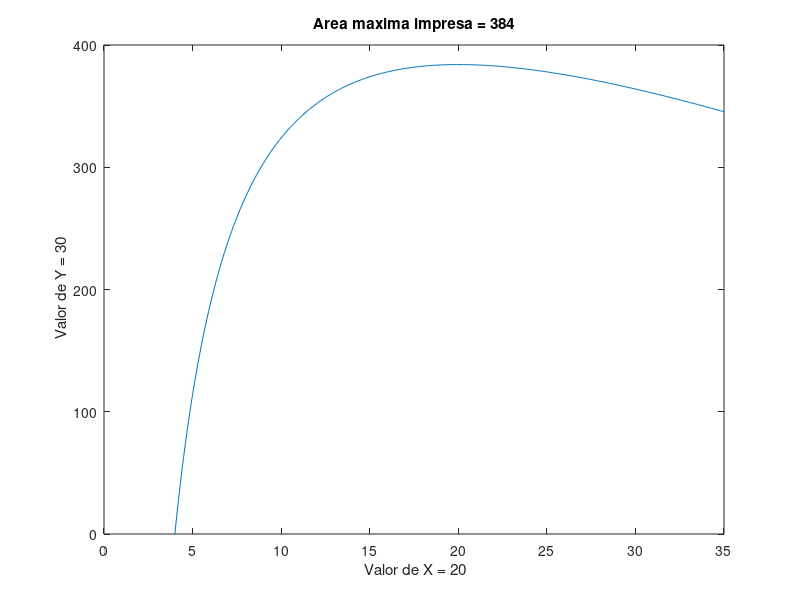

Write the MATLAB code that produced this figure.
% Octave Script 
% Title          :Funcion mayor area posible 
% Descripcion    :Script para resolver la funcion de la mayor area impresa
%                 posible de un libro 
% Author         :Hector Daniel Marmoleo Garcia 
%                :
%                :
% Date           :20211013
% Version        :1
% Usage          :octave> cd /path/
%                :octave> FuncionLibro
% Notes          :Requiere aplicacion octave

% Limpiar varibles 
clear
% Titulo
disp ('PROBLEMA NUMERO 7.- "El libro"');

% Ejemplo de mayor area impresa posible 
% Rango de 4..35 en i= 0.1
x = 4:0.1:35;

% Valor de la funcion
ax = @(x) (-6.*x) + (624) - (2400./(x));

% Funcion a plotear 
ax = (-6.*x)+ 624 - (2400./(x));

% Funcion para determinar valor maximo 
resr = max(ax);

% Calcular el valor x 
% Para esto decimos que A'(x) = -6 + 2400/x^2 = 0
% Por lo tamto x^2 = 2400/6 = 400
% Y despejando a x nosqueda que de la siguinete manera: x = √400 = 20
disp ('SOLUCION: ');
disp ('El valor de x(Ancho de la pagina) es: ');
X = sqrt(400)
disp ('El Ancho de la pagina impresa es: ');
X - 4

% Calcular el valor de y
% Sabemos que y = 600/x
disp ('El valor de y(Altura de la pagina) es: ');
y = 600/(X)
disp ('La altura de la pagina impresa es: ');
y - 6

% Dibujar X y Y
plot(x,ax);

% Titulo
title(['Area maxima impresa = ' num2str(resr)]);

% Etiqueta para x
xlabel([' Valor de X = ' num2str(X)]);

% Etiqueta para y
ylabel([' Valor de Y = ' num2str(y)]);
